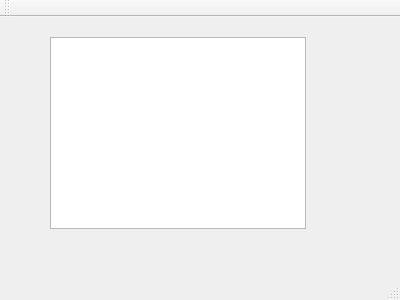
<?xml version="1.0" encoding="UTF-8"?>
<ui version="4.0">
 <class>MainWindow</class>
 <widget class="QMainWindow" name="MainWindow">
  <property name="geometry">
   <rect>
    <x>0</x>
    <y>0</y>
    <width>400</width>
    <height>300</height>
   </rect>
  </property>
  <property name="windowTitle">
   <string>MainWindow</string>
  </property>
  <widget class="QWidget" name="centralWidget">
   <widget class="QListView" name="listViewIps">
    <property name="geometry">
     <rect>
      <x>50</x>
      <y>20</y>
      <width>256</width>
      <height>192</height>
     </rect>
    </property>
   </widget>
  </widget>
  <widget class="QMenuBar" name="menuBar">
   <property name="geometry">
    <rect>
     <x>0</x>
     <y>0</y>
     <width>400</width>
     <height>17</height>
    </rect>
   </property>
  </widget>
  <widget class="QToolBar" name="mainToolBar">
   <attribute name="toolBarArea">
    <enum>TopToolBarArea</enum>
   </attribute>
   <attribute name="toolBarBreak">
    <bool>false</bool>
   </attribute>
  </widget>
  <widget class="QStatusBar" name="statusBar"/>
 </widget>
 <layoutdefault spacing="6" margin="11"/>
 <resources/>
 <connections/>
</ui>
